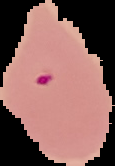
#> input picture data/raw/test/Abnormal/C101P62ThinF_IMG_20150918_151149_cell_68.png, 115 x 166 px
$ python -i segmentation.py   (imports and definitions only)
#> lines starting #> are read from the running program, lines starting #| are printed output that depends on the picture; after the words box and inside, x2 and y2 are one past the last pixel; in counts of white or black regions, pixels touching at a corner belong together
"""Single-cell morphological segmentation and boundary detection."""

from typing import Tuple, Optional
import cv2
import numpy as np


def compute_cell_mask(image_rgb: np.ndarray) -> np.ndarray:
    """Compute binary mask isolating the single cell from background using Otsu thresholding.

    Args:
        image_rgb: uint8 RGB image of shape (H, W, 3).

    Returns:
        Binary mask (uint8) of shape (H, W) where cell pixels are 255 and background is 0.
    """
    gray = cv2.cvtColor(image_rgb, cv2.COLOR_RGB2GRAY)
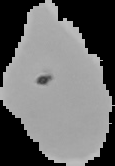
#> gray: shape (166, 115); min 0, max 192, mean 106.8
    blurred = cv2.GaussianBlur(gray, (5, 5), 0)
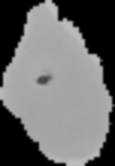
#> blurred: shape (166, 115); min 0, max 190, mean 106.8

    # In single-cell Giemsa-stained microscopy, cells are typically darker than background.
    # We apply Otsu's thresholding with inverted binary.
    _, thresh = cv2.threshold(blurred, 0, 255, cv2.THRESH_BINARY_INV + cv2.THRESH_OTSU)
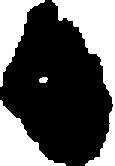
#> thresh: shape (166, 115); 36.6% white; 4 white regions, box (x1, y1, x2, y2) and area: (52, 0, 115, 166) 3478, (0, 100, 66, 166) 1876, (0, 0, 45, 87) 1592, (39, 77, 48, 83) 44

    # Morphological operations to close internal holes and remove spurious background specs
    kernel = cv2.getStructuringElement(cv2.MORPH_ELLIPSE, (5, 5))
    cleaned = cv2.morphologyEx(thresh, cv2.MORPH_CLOSE, kernel, iterations=2)
#> cleaned: shape (166, 115); 36.9% white; 4 white regions, box (x1, y1, x2, y2) and area: (49, 0, 115, 166) 3515, (0, 100, 66, 166) 1890, (0, 0, 48, 87) 1602, (39, 77, 48, 83) 44
    cleaned = cv2.morphologyEx(cleaned, cv2.MORPH_OPEN, kernel, iterations=1)
#> cleaned: shape (166, 115); 36.9% white; 4 white regions, box (x1, y1, x2, y2) and area: (51, 0, 115, 166) 3511, (0, 100, 66, 166) 1888, (0, 0, 46, 87) 1599, (39, 77, 47, 83) 38

    # Keep only the largest connected component (the primary single cell)
    num_labels, labels, stats, _ = cv2.connectedComponentsWithStats(cleaned)
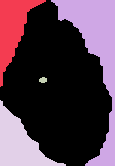
#> labels: shape (166, 115) int32; 5 distinct labels, from 0 to 4; one colour per label, 0 black
#> num_labels = 5; stats = [[0, 0, 112, 166, 12054], [0, 0, 46, 87, 1599], [51, 0, 64, 166, 3511], [39, 77, 8, 6, 38], [0, 100, 66, 66, 1888]]
    if num_labels <= 1:
        return cleaned

    # Label 0 is background; find component with max area >= 1
    areas = stats[1:, cv2.CC_STAT_AREA]
#> areas = [1599, 3511, 38, 1888]
    max_label = 1 + int(np.argmax(areas))
#> max_label = 2
    cell_mask = np.where(labels == max_label, 255, 0).astype(np.uint8)
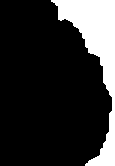
#> cell_mask: shape (166, 115); 18.4% white; 1 white region

    # Fill internal holes of the primary cell
    contours, _ = cv2.findContours(cell_mask, cv2.RETR_EXTERNAL, cv2.CHAIN_APPROX_SIMPLE)
#> contours = 1 contour; box (x1, y1, x2, y2) and area: (51, 0, 115, 166) 3282
    if contours:
        cv2.drawContours(cell_mask, contours, -1, 255, thickness=cv2.FILLED)

    return cell_mask


def segment_cell(image_rgb: np.ndarray) -> Tuple[np.ndarray, Optional[np.ndarray], np.ndarray]:
    """Perform cell segmentation and generate visual boundary overlay.

    Args:
        image_rgb: uint8 RGB image of shape (H, W, 3).

    Returns:
        Tuple of:
            - binary_mask: uint8 (H, W)
            - primary_contour: (N, 1, 2) contour coordinates or None
            - overlay_image: RGB image with cell contour and centroid annotated
    """
    mask = compute_cell_mask(image_rgb)
    contours, _ = cv2.findContours(mask, cv2.RETR_EXTERNAL, cv2.CHAIN_APPROX_SIMPLE)

    overlay = image_rgb.copy()
    primary_contour = None

    if contours:
        # Select largest contour by area
        primary_contour = max(contours, key=cv2.contourArea)
#> primary_contour = contour of 93 points, box (x1, y1, x2, y2) (51, 0, 115, 166), area 3282

        # Draw smooth neon cyan contour outline
        cv2.drawContours(overlay, [primary_contour], -1, (0, 220, 255), 2)
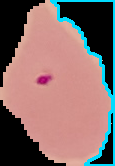
#> overlay: shape (166, 115, 3); mean R, G, B 131.9, 106.7, 104.9

        # Calculate and draw centroid
        moments = cv2.moments(primary_contour)
#> moments = moments, m00 3282, centre m10/m00, m01/m00 = (96.51, 51.79)
        if moments["m00"] > 0:
            cx = int(moments["m10"] / moments["m00"])
#> cx = 96
            cy = int(moments["m01"] / moments["m00"])
#> cy = 51
            cv2.circle(overlay, (cx, cy), 3, (255, 60, 60), -1)
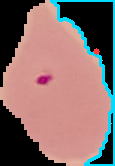
#> overlay: shape (166, 115, 3); 0.15% of pixels changed, all inside (x1, y1, x2, y2) = (93, 48, 100, 55)

    return mask, primary_contour, overlay

>>> import cv2
>>> picture = cv2.cvtColor(cv2.imread('../../data/raw/test/Abnormal/C101P62ThinF_IMG_20150918_151149_cell_68.png'), cv2.COLOR_BGR2RGB)
>>> result = segment_cell(picture)

$ run again, on data/raw/test/Abnormal/C101P62ThinF_IMG_20150918_151335_cell_70.png
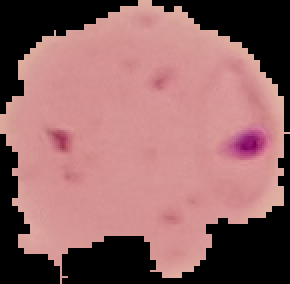
#> input picture data/raw/test/Abnormal/C101P62ThinF_IMG_20150918_151335_cell_70.png, 145 x 142 px (shown 2 times larger)
#> thresh: shape (142, 145); 31% white; 3 white regions, box (x1, y1, x2, y2) and area: (0, 0, 145, 142) 5005, (0, 0, 69, 57) 1326, (120, 68, 129, 76) 59
#> in compute_cell_mask, `num_labels, labels, stats, _ = cv2.connectedComponentsWithStats(cleaned)`:
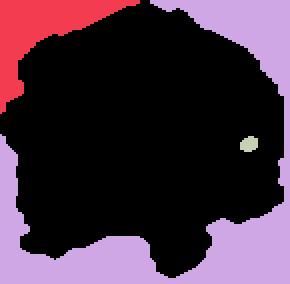
#> labels: shape (142, 145) int32 (shown 2 times larger); 4 distinct labels, from 0 to 3; one colour per label, 0 black
#> num_labels = 4; stats = [[0, 0, 142, 139, 14068], [0, 0, 70, 57, 1350], [0, 0, 145, 142, 5115], [120, 68, 9, 8, 57]]
#> areas = [1350, 5115, 57]
#> max_label = 2
#> cell_mask: shape (142, 145); 24.8% white; 1 white region
#> in compute_cell_mask, `contours, _ = cv2.findContours(cell_mask, cv2.RETR_EXTERNAL, cv2.CHAIN..`: contours = 1 contour; box (x1, y1, x2, y2) and area: (0, 0, 145, 142) 4722
#> primary_contour = contour of 212 points, box (x1, y1, x2, y2) (0, 0, 145, 142), area 4722
#> in segment_cell, `cv2.drawContours(overlay, [primary_contour], -1, (0, 220, 255), 2)`:
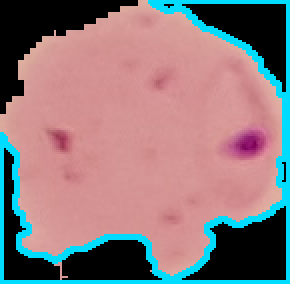
#> overlay: shape (142, 145, 3) (shown 2 times larger); mean R, G, B 140.8, 119.9, 124
#> moments = moments, m00 4721.5, centre m10/m00, m01/m00 = (88.4, 92.93)
#> cx = 88
#> cy = 92

$ run again, on data/raw/test/Abnormal/C116P77ThinF_IMG_20150930_171219_cell_107.png
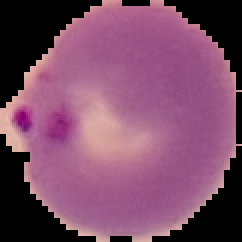
#> input picture data/raw/test/Abnormal/C116P77ThinF_IMG_20150930_171219_cell_107.png, 121 x 121 px (shown 2 times larger)
#> thresh: shape (121, 121); 26.9% white; 6 white regions (1 under 20 px), largest, box (x1, y1, x2, y2) and area: (76, 0, 121, 121) 1576, (0, 0, 51, 54) 1253, (0, 67, 48, 121) 1026, (61, 0, 75, 3) 40, (55, 118, 66, 121) 31
#> in compute_cell_mask, `num_labels, labels, stats, _ = cv2.connectedComponentsWithStats(cleaned)`:
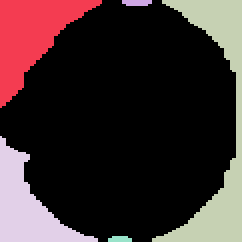
#> labels: shape (121, 121) int32 (shown 2 times larger); 6 distinct labels, from 0 to 5; one colour per label, 0 black
#> num_labels = 6; stats = [[0, 0, 118, 121, 10669], [0, 0, 51, 54, 1261], [61, 0, 15, 3, 41], [76, 0, 45, 121, 1601], [0, 68, 49, 53, 1037], [54, 118, 12, 3, 32]]
#> areas = [1261, 41, 1601, 1037, 32]
#> max_label = 3
#> cell_mask: shape (121, 121); 10.9% white; 1 white region
#> in compute_cell_mask, `contours, _ = cv2.findContours(cell_mask, cv2.RETR_EXTERNAL, cv2.CHAIN..`: contours = 1 contour; box (x1, y1, x2, y2) and area: (76, 0, 121, 121) 1422
#> primary_contour = contour of 98 points, box (x1, y1, x2, y2) (76, 0, 121, 121), area 1422
#> moments = moments, m00 1422, centre m10/m00, m01/m00 = (108.5, 62.74)
#> cx = 108
#> cy = 62
#> in segment_cell, `cv2.circle(overlay, (cx, cy), 3, (255, 60, 60), -1)`:
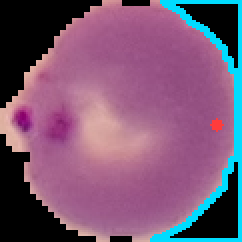
#> overlay: shape (121, 121, 3) (shown 2 times larger); mean R, G, B 121.2, 86.8, 115.7

$ run again, on data/raw/test/Abnormal/C116P77ThinF_IMG_20150930_171219_cell_113.png
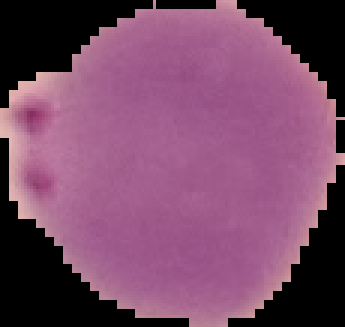
#> input picture data/raw/test/Abnormal/C116P77ThinF_IMG_20150930_171219_cell_113.png, 115 x 109 px (shown 3 times larger)
#> thresh: shape (109, 115); 28.2% white; 4 white regions, box (x1, y1, x2, y2) and area: (0, 46, 63, 109) 1127, (0, 0, 72, 36) 940, (76, 55, 115, 109) 808, (79, 0, 115, 51) 660
#> labels: shape (109, 115) int32; 5 distinct labels, from 0 to 4
#> num_labels = 5; stats = [[0, 0, 115, 109, 8960], [0, 0, 73, 36, 956], [78, 0, 37, 51, 669], [0, 47, 63, 62, 1140], [76, 55, 39, 54, 810]]
#> areas = [956, 669, 1140, 810]
#> max_label = 3
#> cell_mask: shape (109, 115); 9.1% white; 1 white region
#> in compute_cell_mask, `contours, _ = cv2.findContours(cell_mask, cv2.RETR_EXTERNAL, cv2.CHAIN..`: contours = 1 contour; box (x1, y1, x2, y2) and area: (0, 47, 63, 109) 1031
#> primary_contour = contour of 63 points, box (x1, y1, x2, y2) (0, 47, 63, 109), area 1031
#> moments = moments, m00 1031, centre m10/m00, m01/m00 = (15.73, 92.8)
#> cx = 15
#> cy = 92
#> in segment_cell, `cv2.circle(overlay, (cx, cy), 3, (255, 60, 60), -1)`:
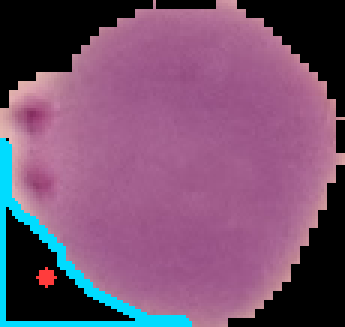
#> overlay: shape (109, 115, 3) (shown 3 times larger); mean R, G, B 118.6, 80.8, 111.9
